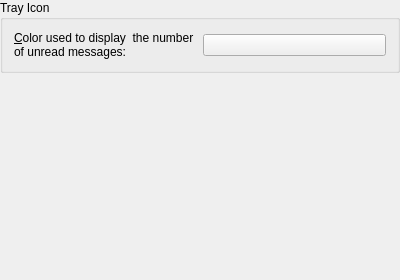
<?xml version="1.0" encoding="UTF-8"?>
<ui version="4.0">
 <author>Luís Pereira &lt;luis.artur.pereira@gmail.com&gt;</author>
 <class>AppearanceSettingsBase</class>
 <widget class="QWidget" name="AppearanceSettingsBase">
  <property name="geometry">
   <rect>
    <x>0</x>
    <y>0</y>
    <width>400</width>
    <height>280</height>
   </rect>
  </property>
  <property name="windowTitle">
   <string>AppearanceSettingsWidget</string>
  </property>
  <layout class="QGridLayout">
   <property name="margin">
    <number>0</number>
   </property>
   <item row="0" column="0">
    <widget class="QGroupBox" name="groupBox1">
     <property name="title">
      <string>Tray Icon</string>
     </property>
     <layout class="QGridLayout">
      <item row="0" column="0">
       <layout class="QHBoxLayout">
        <item>
         <widget class="QLabel" name="textLabel1">
          <property name="text">
           <string>&amp;Color used to display  the number
of unread messages:</string>
          </property>
          <property name="wordWrap">
           <bool>false</bool>
          </property>
          <property name="buddy">
           <cstring>kcfg_TrayIconUnreadMessagesColor</cstring>
          </property>
         </widget>
        </item>
        <item>
         <widget class="KColorButton" name="kcfg_TrayIconUnreadMessagesColor">
          <property name="toolTip">
           <string>Tray icon number of unread messages color selector</string>
          </property>
          <property name="text">
           <string/>
          </property>
         </widget>
        </item>
       </layout>
      </item>
     </layout>
    </widget>
   </item>
   <item row="1" column="0">
    <spacer name="Spacer1">
     <property name="orientation">
      <enum>Qt::Vertical</enum>
     </property>
     <property name="sizeType">
      <enum>QSizePolicy::Expanding</enum>
     </property>
     <property name="sizeHint" stdset="0">
      <size>
       <width>20</width>
       <height>20</height>
      </size>
     </property>
    </spacer>
   </item>
  </layout>
 </widget>
 <layoutdefault spacing="6" margin="11"/>
 <pixmapfunction>qPixmapFromMimeSource</pixmapfunction>
 <customwidgets>
  <customwidget>
   <class>KColorButton</class>
   <extends>QPushButton</extends>
   <header>kcolorbutton.h</header>
  </customwidget>
 </customwidgets>
 <includes>
  <include location="local">kcolorbutton.h</include>
 </includes>
 <resources/>
 <connections/>
</ui>
